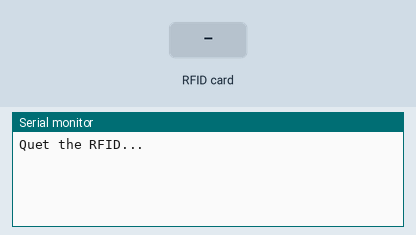
Simulated run of this sketch. Board: Arduino Uno, built with avr-gcc and run on an emulated ATmega328P. Shown: the last lines printed to the serial monitor. The inputs (shaded band) are chosen by the test bench.

Above: at 1.2 s.
1.3 s: RFID card 45 5D CA E0 held to the reader
At 1.7 s:
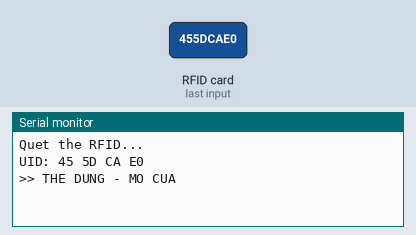
2.8 s: RFID card 5E 7A 19 C4 held to the reader
At 4.2 s:
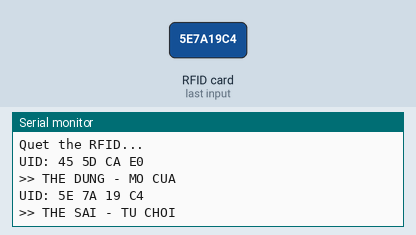

The sketch:

bai9_2.ino
```cpp
#include <SPI.h>
#include <MFRC522.h>

#define SS_PIN 10
#define RST_PIN 9

MFRC522 mfrc522(SS_PIN, RST_PIN);

byte correctUID[4] = {0x45, 0x5D, 0xCA, 0xE0};

void setup() {
  Serial.begin(9600);
  SPI.begin();
  mfrc522.PCD_Init();

  Serial.println("Quet the RFID...");
}

void loop() {
  if (!mfrc522.PICC_IsNewCardPresent()) return;
  if (!mfrc522.PICC_ReadCardSerial()) return;

  Serial.print("UID: ");
  for (byte i = 0; i < mfrc522.uid.size; i++) {
    Serial.print(mfrc522.uid.uidByte[i], HEX);
    Serial.print(" ");
  }
  Serial.println();

  // so sánh UID
  if (checkUID()) {
    Serial.println(">> THE DUNG - MO CUA");
  } else {
    Serial.println(">> THE SAI - TU CHOI");
  }

  delay(1000);
}

// hàm kiểm tra UID
bool checkUID() {
  for (byte i = 0; i < 4; i++) {
    if (mfrc522.uid.uidByte[i] != correctUID[i]) {
      return false;
    }
  }
  return true;
}
```

Measured:
- after the input at 1.3 s, the serial monitor: prints a new line at once (image 1)
- after the input at 2.8 s, the serial monitor: prints a new line at once (image 2)
